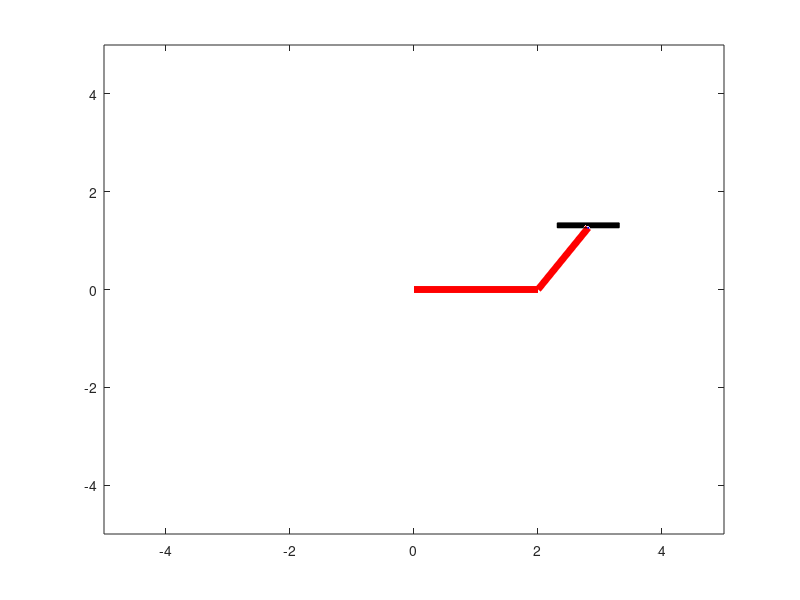

Write MATLAB code to recreate this figure.
% Define manipulator parameters
L1 = 2; % Length of the first link
L2 = 1.5; % Length of the second link
lp = 0.1;
wp = 1;

% Number of time steps and time vector
num_steps = 100;
t = linspace(0, 10, num_steps); % You can adjust the time range as needed

% Initialize joint angles (q) and their derivatives (dq)
q = zeros(2, num_steps);
dq = zeros(2, num_steps);

% Calculate joint angles and their derivatives (example: sinusoidal motion)
q(1,:) = sin(2*pi*t/10);
q(2,:) = cos(2*pi*t/10);
dq(1,:) = (2*pi/10) * cos(2*pi*t/10);
dq(2,:) = -(2*pi/10) * sin(2*pi*t/10);

% Initialize figure for animation
figure;
axis([-3, 3, -3, 3]);
axis equal;
xlabel('X-axis');
ylabel('Y-axis');
title('2R Planar Manipulator Animation');

for i = 1:num_steps
    % Forward Kinematics
    x1 = L1 * cos(q(1, i));
    y1 = L1 * sin(q(1, i));
    x2 = x1 + L2 * cos(q(1, i) + q(2, i));
    y2 = y1 + L2 * sin(q(1, i) + q(2, i));
    
    % Plot manipulator
    plot([0, x1, x2], [0, y1, y2], 'r', 'LineWidth', 5);
    hold on;
    plot(x2, y2, 'bo', 'MarkerSize', 1, 'MarkerFaceColor', 'b');
    hold on;
    rectangle('Position', [x2-wp/2, y2, wp, lp], 'FaceColor', 'k');
    hold off;
    
    axis([-5, 5, -5, 5]);
    
    % Update plot
    drawnow;
    
    % Pause for animation smoothness (you can adjust the pause duration)
    pause(0.1);
end
